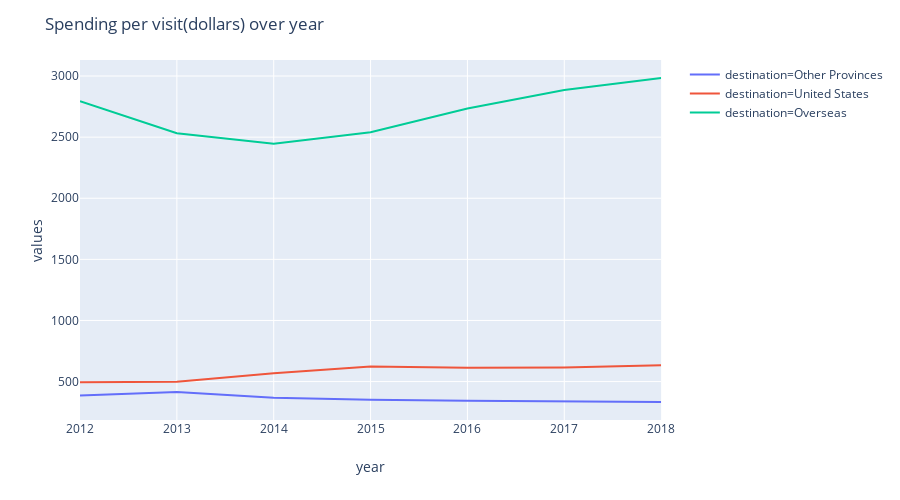

Notebook source saved alongside this figure:
### Code cell
fig = px.line(df, x="year", y="values", color='destination', height=500)
fig.update_layout(title_text="Spending per visit(dollars) over year")
fig.show()

### Figure 1 — Plotly figure (JSON) as saved in the notebook; plotly's stock layout.template omitted (floating-point values rounded to 4 significant figures)
{"data": [{"hoverlabel": {"namelength": 0}, "hovertemplate": "destination=Other Provinces<br>year=%{x}<br>values=%{y}", "legendgroup": "destination=Other Provinces", "line": {"color": "#636efa", "dash": "solid"}, "mode": "lines", "name": "destination=Other Provinces", "showlegend": true, "type": "scatter", "x": [2012, 2013, 2014, 2015, 2016, 2017, 2018], "xaxis": "x", "y": [387, 414, 368, 351, 343, 338, 333], "yaxis": "y"}, {"hoverlabel": {"namelength": 0}, "hovertemplate": "destination=United States<br>year=%{x}<br>values=%{y}", "legendgroup": "destination=United States", "line": {"color": "#EF553B", "dash": "solid"}, "mode": "lines", "name": "destination=United States", "showlegend": true, "type": "scatter", "x": [2012, 2013, 2014, 2015, 2016, 2017, 2018], "xaxis": "x", "y": [495, 499, 569, 623, 614, 616, 633], "yaxis": "y"}, {"hoverlabel": {"namelength": 0}, "hovertemplate": "destination=Overseas<br>year=%{x}<br>values=%{y}", "legendgroup": "destination=Overseas", "line": {"color": "#00cc96", "dash": "solid"}, "mode": "lines", "name": "destination=Overseas", "showlegend": true, "type": "scatter", "x": [2012, 2013, 2014, 2015, 2016, 2017, 2018], "xaxis": "x", "y": [2794, 2532, 2447, 2541, 2734, 2885, 2984], "yaxis": "y"}], "layout": {"height": 500, "legend": {"tracegroupgap": 0}, "margin": {"t": 60}, "title": {"text": "Spending per visit(dollars) over year"}, "xaxis": {"anchor": "y", "domain": [0, 0.98], "title": {"text": "year"}}, "yaxis": {"anchor": "x", "domain": [0, 1], "title": {"text": "values"}}}}
